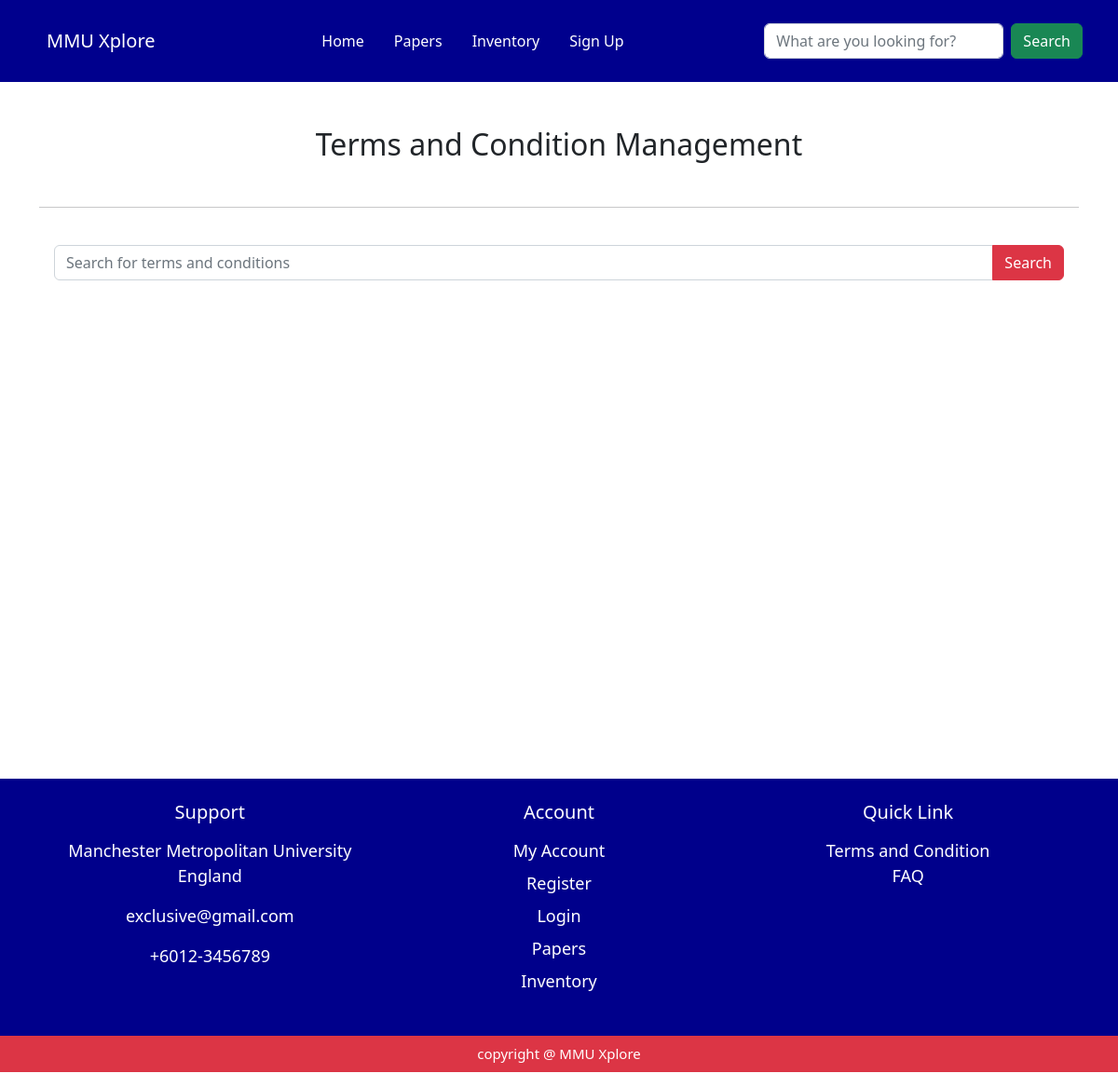
Before: /term_condition_page/ with the older database file.
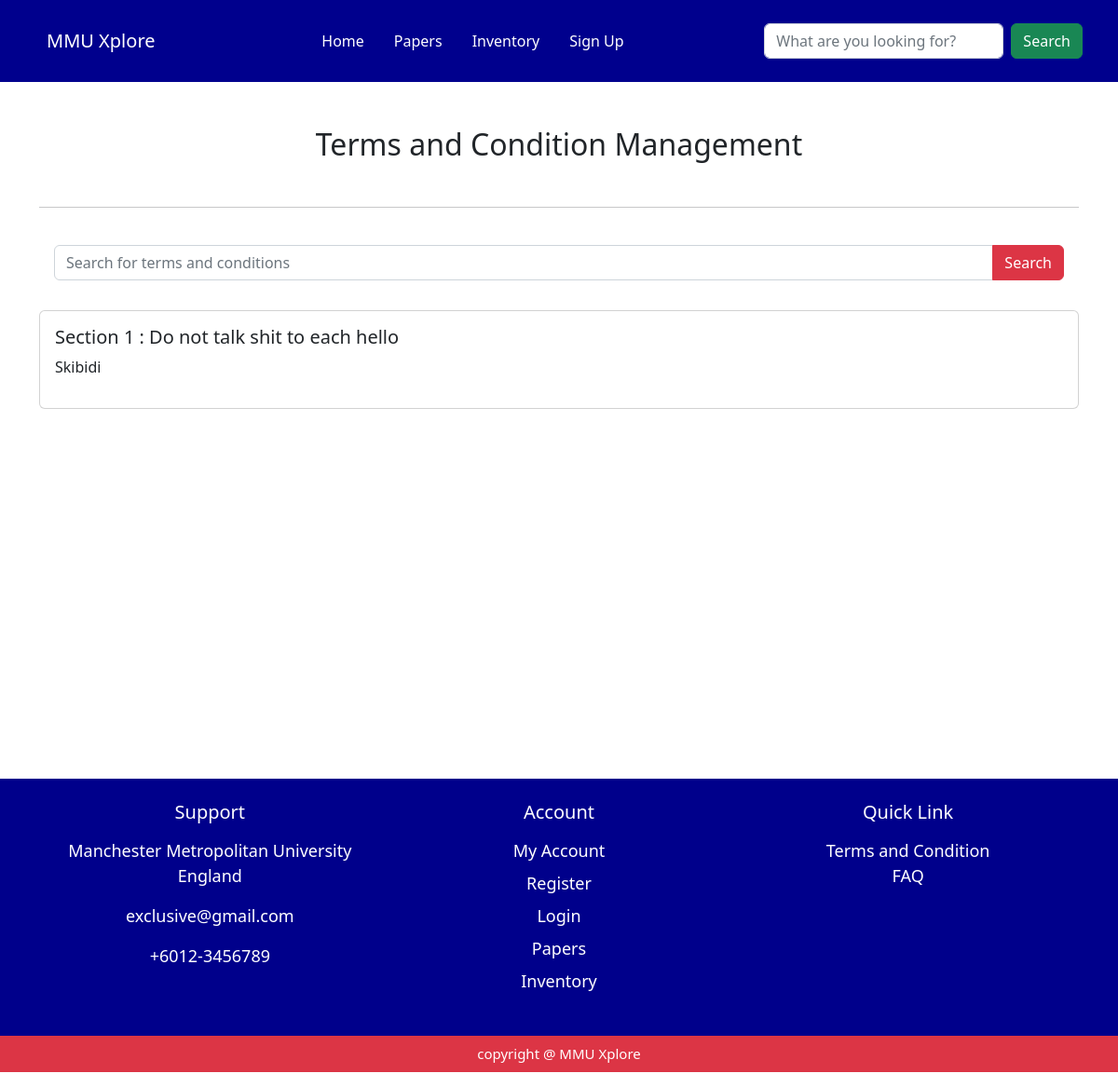
After: the same page with the newer database file.
### myapp/models.py (models this page shows, shortened)
class TermsAndConditions(models.Model):
     term_id = models.AutoField(primary_key=True)
     title = models.CharField(max_length=200)
     content = models.TextField()
     last_updated = models.DateTimeField(auto_now=True)

### myapp/views.py (the view, shortened to what this page needs)
# urls.py: path('term_condition_page/', views.term_condition_page, name='term_condition_page' ),
def term_condition_page(request):
    user_name_session = request.session.get('user_name', 'Guest')
    view_terms = TermsAndConditions.objects.all()
    is_admin = Admin.objects.filter(user_name=user_name_session).exists()
    context = {
        'user_name': user_name_session,
        'view_terms': view_terms,
        'is_admin': is_admin
    }
    return render(request, 'term_condition_page.html', context)

### myapp/templates/term_condition_page.html (shortened to what this page needs)
<!DOCTYPE html>
<html lang="en">
<head>
    <link href="https://cdn.jsdelivr.net/npm/bootstrap@5.2.3/dist/css/bootstrap.min.css" rel="stylesheet">
</head>
<body>
{% if is_admin %}
{% include 'components/admin_navbar.html' %}
{% else %}
{% include 'components/student_navbar.html' %}
{% endif %}
<section id="term_condition_page" style="min-height: 700px;">
    <div class="container">
        <h2 class="mt-5 mb-5 text-center">Terms and Condition Management</h2>
        <hr class="my-4">
        <div class="input-group mb-3 p-3">
            <input type="text" class="form-control" placeholder="Search for terms and conditions">
            <button class="btn btn-danger" type="button">Search</button>
        </div>
        {% for term in view_terms %}
        <div class="card mb-3 mt-3">
            <div class="card-body">
                <h5>{{ term.title }}</h5>
                <p>{{ term.content }}</p>
            </div>
        </div>
        {% endfor %}
    </div>
</section>
  {% include 'components/footer.html' %}
</body>
</html>

Changed rows visible on the page:
added TermsAndConditions: title "Section 1 : Do not talk shit to each hello", content "Skibidi"
